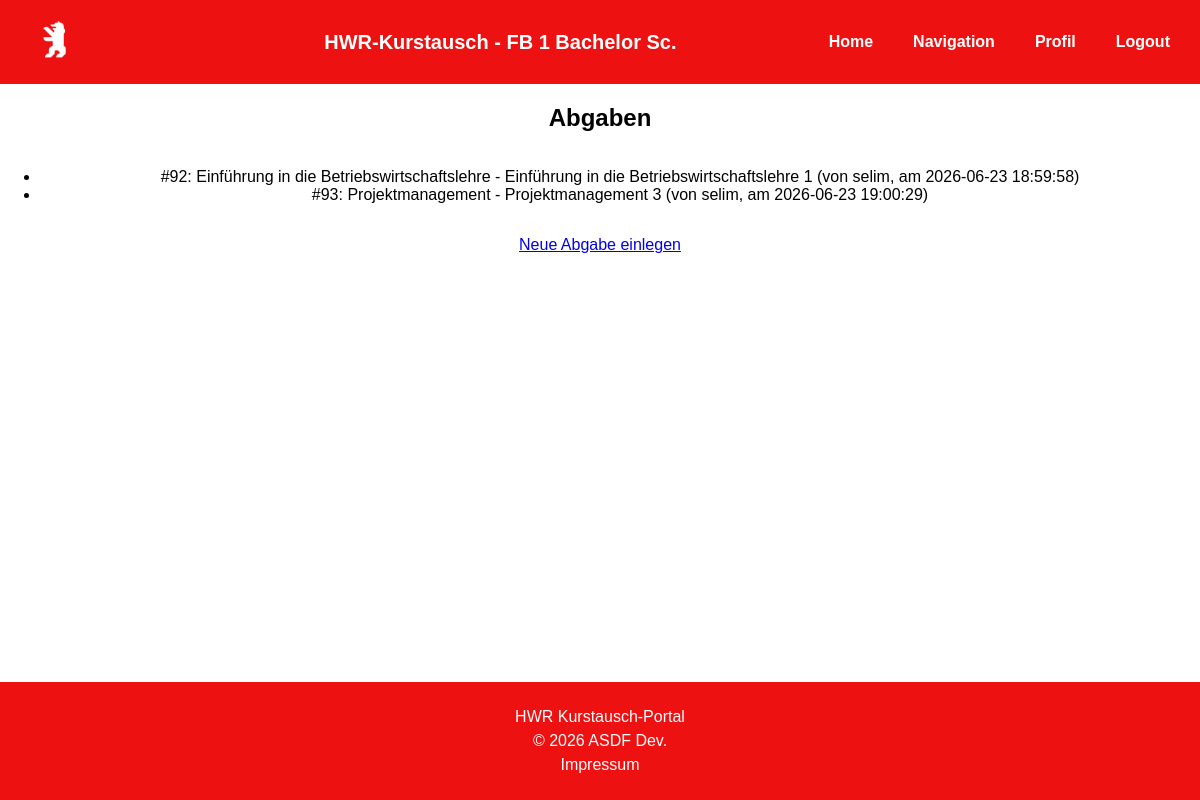
Page /abgaben on the committed database.
### tables this page shows
CREATE TABLE abgabe (
        abgabe_id INTEGER NOT NULL PRIMARY KEY AUTOINCREMENT,
        kurs_id INTEGER NOT NULL,
        username TEXT NOT NULL,
        zeitpunkt DATETIME DEFAULT CURRENT_TIMESTAMP,
                   
        FOREIGN KEY (kurs_id) REFERENCES kursangebot(kurs_id),
        FOREIGN KEY (username) REFERENCES student(username)
    );

CREATE TABLE kursangebot (
        kurs_id INTEGER NOT NULL PRIMARY KEY AUTOINCREMENT,
        kursbezeichnung TEXT NOT NULL,
        modul_id TEXT NOT NULL,
        semester TEXT NOT NULL,
        dozent TEXT,
        zeiten TEXT,
        sprache TEXT,
                   
        FOREIGN KEY (modul_id) REFERENCES modul(modul_id)
    );

### kursabgabe.py (the view)
@kursabgabe.route("/abgaben")
def abgaben_liste():
    conn = sqlite3.connect(DB_PATH)
    cursor = conn.cursor()
    cursor.execute("""
        SELECT abgabe.abgabe_id, kursangebot.kursbezeichnung, abgabe.username, abgabe.zeitpunkt
        FROM abgabe
        JOIN kursangebot ON abgabe.kurs_id = kursangebot.kurs_id
        ORDER BY abgabe.zeitpunkt ASC
    """)
    abgaben = cursor.fetchall()
    conn.close()
    return render_template("liste.html", abgaben=abgaben)

### templates/liste.html (shortened to what this page needs)
{% extends "base.html" %}
{% block CONTENT %}
    <h1>Abgaben</h1>
    <ul>
      {% for abgabe in abgaben %}
        <li>#{{ abgabe[0] }}: {{ abgabe[1] }} (von {{ abgabe[2] }}, am {{ abgabe[3] }})</li>
      {% endfor %}
    </ul>
    <p><a href="{{ url_for('kursabgabe.abgabe_neu') }}">Neue Abgabe einlegen</a></p>
{% endblock%}

### templates/base.html (shortened to what this page needs)
 <!doctype html>
<html lang=en>
<head>
    <link rel="stylesheet" type="text/css" href="{{ url_for('static', filename='style.css') }}">
</head>
<body>
<section class="content">
        <header>{% block HEADER %}
        <a href="/dashboard"><img src="{{ url_for('static', filename='hwr-baer.png') }}" alt="Home" width="50"></a>
        <div style="margin: auto;">
        <b style="font-size: 20px; color:white;">HWR-Kurstausch - FB 1 Bachelor Sc.</b>
        </div>
        <a href="/dashboard">Home</a>
        <a href="/dashboard">Navigation</a>
        <a href="/profil">Profil</a>
        <a href="/logout">Logout</a>
        {% endblock %}</header>
    {% block CONTENT %}{% endblock %}
    <footer>{% block footer %}
        <p>HWR Kurstausch-Portal</p>
        <p>&copy; 2026 ASDF Dev.</p>
        <p><a href="/impressum">Impressum</a></p>
        {% endblock %}</footer>
</section>
</body>
</html>

### static/style.css (style rules this page uses)
html, body { margin: 0; padding: 0; min-height: 100%; font-family: Bahnschrift, Arial, sans-serif; text-align: center; color:black }
body { min-height: 100vh; }
.content { min-height: 100vh; display: flex; flex-direction: column; }
header { background-color: #ee1111; padding: 15px 30px; display: flex; align-items: center; gap: 20px; }
header a:first-child { margin-right: auto; }
header a:not(:first-child) { margin-left: 20px; }
header a { color: white; text-decoration: none; font-weight: bold; }
section.content > :not(header):not(footer) { flex-shrink: 0; }
footer { margin-top: auto; background-color: #ee1111; color: white; padding: 15px 30px; line-height: 0.5; }
footer a { color: white; text-decoration: none; }

### rows in the picture
abgabe: abgabe_id "92", kursbezeichnung "Einführung in die Betriebswirtschaftslehre - Einführung in die Betriebswirtschaftslehre 1", username "selim", zeitpunkt "2026-06-23 18:59:58"
abgabe: abgabe_id "93", kursbezeichnung "Projektmanagement - Projektmanagement 3", username "selim", zeitpunkt "2026-06-23 19:00:29"
